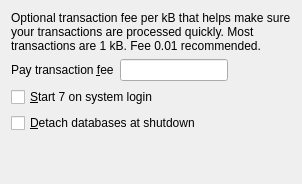
     <widget class="QWidget" name="tabMain">
      <attribute name="title">
       <string>&amp;Main</string>
      </attribute>
      <layout class="QVBoxLayout" name="verticalLayout_Main">
       <item>
        <widget class="QLabel" name="transactionFeeInfoLabel">
         <property name="text">
          <string>Optional transaction fee per kB that helps make sure your transactions are processed quickly. Most transactions are 1 kB. Fee 0.01 recommended.</string>
         </property>
         <property name="textFormat">
          <enum>Qt::PlainText</enum>
         </property>
         <property name="wordWrap">
          <bool>true</bool>
         </property>
        </widget>
       </item>
       <item>
        <layout class="QHBoxLayout" name="horizontalLayout_Main">
         <item>
          <widget class="QLabel" name="transactionFeeLabel">
           <property name="text">
            <string>Pay transaction &amp;fee</string>
           </property>
           <property name="textFormat">
            <enum>Qt::PlainText</enum>
           </property>
           <property name="buddy">
            <cstring>transactionFee</cstring>
           </property>
          </widget>
         </item>
         <item>
          <widget class="BitcoinAmountField" name="transactionFee"/>
         </item>
         <item>
          <spacer name="horizontalSpacer_Main">
           <property name="orientation">
            <enum>Qt::Horizontal</enum>
           </property>
           <property name="sizeHint" stdset="0">
            <size>
             <width>40</width>
             <height>20</height>
            </size>
           </property>
          </spacer>
         </item>
        </layout>
       </item>
       <item>
        <widget class="QCheckBox" name="bitcoinAtStartup">
         <property name="toolTip">
          <string>Automatically start 7 after logging in to the system.</string>
         </property>
         <property name="text">
          <string>&amp;Start 7 on system login</string>
         </property>
        </widget>
       </item>
       <item>
        <widget class="QCheckBox" name="detachDatabases">
         <property name="toolTip">
          <string>Detach block and address databases at shutdown. This means they can be moved to another data directory, but it slows down shutdown. The wallet is always detached.</string>
         </property>
         <property name="text">
          <string>&amp;Detach databases at shutdown</string>
         </property>
        </widget>
       </item>
       <item>
        <spacer name="verticalSpacer_Main">
         <property name="orientation">
          <enum>Qt::Vertical</enum>
         </property>
         <property name="sizeHint" stdset="0">
          <size>
           <width>20</width>
           <height>40</height>
          </size>
         </property>
        </spacer>
       </item>
      </layout>
     </widget>
